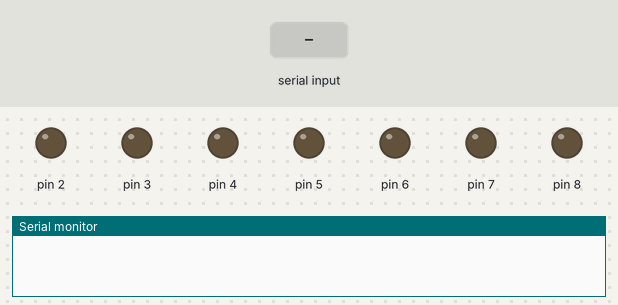
Bench run of a sketch on a simulated Arduino Uno, built with avr-gcc and run on an emulated ATmega328P. Shown: output pins drawn as LEDs (lit = HIGH), the last lines printed to the serial monitor. Inputs (shaded band) come from the test bench.

Above: at 1.2 s.
1.3 s: "B" received over Serial
At 2.0 s:
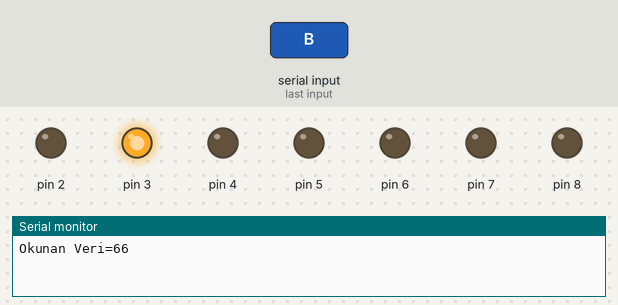
2.9 s: byte 68 (68) received over Serial
At 4.2 s:
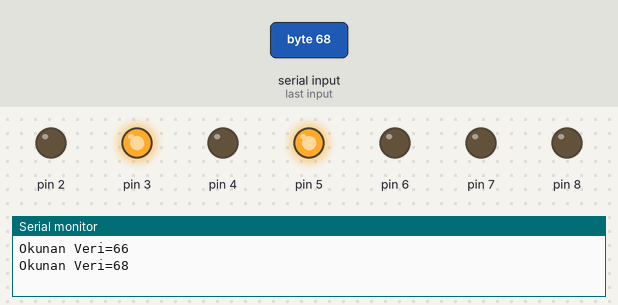
4.5 s: byte 69 (69) received over Serial
At 5.6 s:
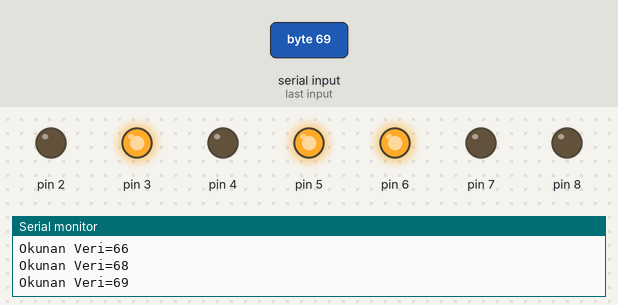
6.1 s: byte 100 (100) received over Serial
At 6.8 s:
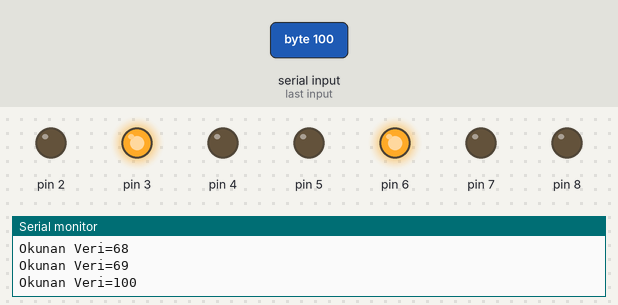
7.7 s: byte 70 (70) received over Serial
At 8.1 s:
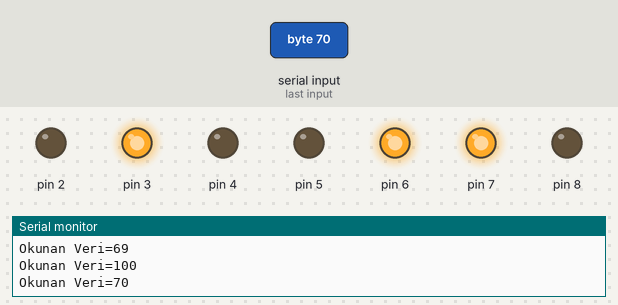
9.3 s: byte 101 (101) received over Serial
At 10.5 s:
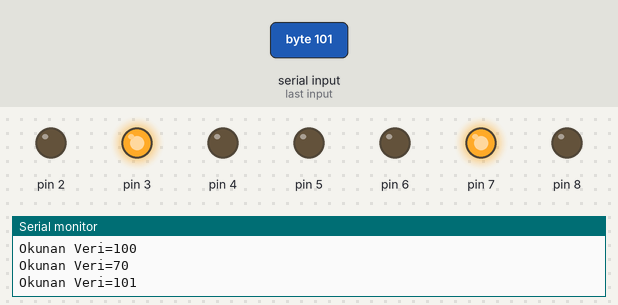
Timing chart, 0 to 11.9 s (numbered marks = the images above; inputs shaded):
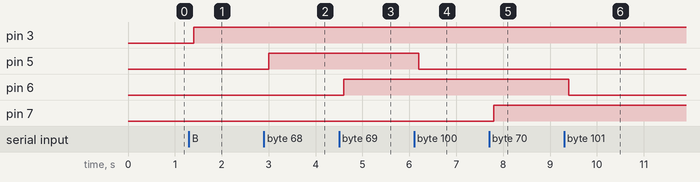

Measured:
- after the input at 1.3 s, pin 3: LOW → HIGH after 0.10 s
- after the input at 2.9 s, pin 5: LOW → HIGH after 0.10 s
- after the input at 4.5 s, pin 6: LOW → HIGH after 0.10 s
- after the input at 6.1 s, pin 5: HIGH → LOW after 0.10 s
- after the input at 7.7 s, pin 7: LOW → HIGH after 0.10 s
- after the input at 9.3 s, pin 6: HIGH → LOW after 0.10 s

The sketch:

Bolum_7_Uyg_2.ino
```cpp
 int HC06;
void setup()
{
Serial.begin(9600);
for (int pinler=2;pinler<=8;pinler++)
{
pinMode(pinler,OUTPUT);
}
}
void loop()
{
if(Serial.available())
{
int HC06 = Serial.read();
delay(100);
if(HC06==65){digitalWrite(13,HIGH);}
if(HC06==97){digitalWrite(13,LOW);}
if(HC06==66){digitalWrite(3,HIGH);}
if(HC06==98){digitalWrite(3,LOW);}
if(HC06==67){digitalWrite(4,HIGH);}
if(HC06==99){digitalWrite(4,LOW);}
if(HC06==68){digitalWrite(5,HIGH);}
if(HC06==100){digitalWrite(5,LOW);}
if(HC06==69){digitalWrite(6,HIGH);}
if(HC06==101){digitalWrite(6,LOW);}
if(HC06==70){digitalWrite(7,HIGH);}
if(HC06==102){digitalWrite(7,LOW);}
if(HC06==71){digitalWrite(8,HIGH);}
if(HC06==103){digitalWrite(8,LOW);}
Serial.print("Okunan Veri=");
Serial.println(HC06);
}}
```
